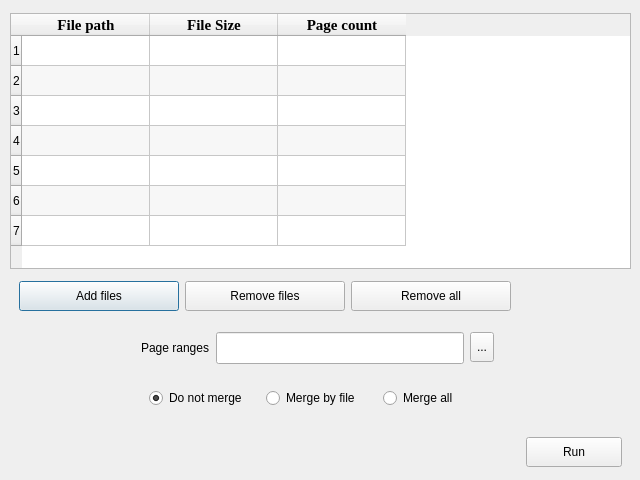
<?xml version="1.0" encoding="UTF-8"?>
<ui version="4.0">
 <class>extract</class>
 <widget class="QDialog" name="extract">
  <property name="geometry">
   <rect>
    <x>0</x>
    <y>0</y>
    <width>640</width>
    <height>480</height>
   </rect>
  </property>
  <property name="minimumSize">
   <size>
    <width>640</width>
    <height>480</height>
   </size>
  </property>
  <property name="maximumSize">
   <size>
    <width>640</width>
    <height>480</height>
   </size>
  </property>
  <property name="baseSize">
   <size>
    <width>640</width>
    <height>480</height>
   </size>
  </property>
  <property name="windowTitle">
   <string>Extract pages from one or more PDF files</string>
  </property>
  <property name="windowIcon">
   <iconset>
    <normaloff>:/media/extract.svg</normaloff>:/media/extract.svg</iconset>
  </property>
  <property name="styleSheet">
   <string notr="true"/>
  </property>
  <widget class="QWidget" name="layoutWidget">
   <property name="geometry">
    <rect>
     <x>0</x>
     <y>-10</y>
     <width>641</width>
     <height>491</height>
    </rect>
   </property>
   <layout class="QVBoxLayout" name="vbox24">
    <property name="spacing">
     <number>0</number>
    </property>
    <property name="leftMargin">
     <number>10</number>
    </property>
    <property name="topMargin">
     <number>20</number>
    </property>
    <property name="rightMargin">
     <number>10</number>
    </property>
    <property name="bottomMargin">
     <number>2</number>
    </property>
    <item>
     <widget class="QTableWidget" name="tbl24">
      <property name="minimumSize">
       <size>
        <width>360</width>
        <height>128</height>
       </size>
      </property>
      <property name="maximumSize">
       <size>
        <width>720</width>
        <height>256</height>
       </size>
      </property>
      <property name="showDropIndicator" stdset="0">
       <bool>false</bool>
      </property>
      <property name="dragEnabled">
       <bool>true</bool>
      </property>
      <property name="dragDropOverwriteMode">
       <bool>false</bool>
      </property>
      <property name="dragDropMode">
       <enum>QAbstractItemView::InternalMove</enum>
      </property>
      <property name="alternatingRowColors">
       <bool>true</bool>
      </property>
      <property name="rowCount">
       <number>7</number>
      </property>
      <property name="columnCount">
       <number>3</number>
      </property>
      <attribute name="horizontalHeaderVisible">
       <bool>true</bool>
      </attribute>
      <attribute name="horizontalHeaderCascadingSectionResizes">
       <bool>false</bool>
      </attribute>
      <attribute name="horizontalHeaderMinimumSectionSize">
       <number>64</number>
      </attribute>
      <attribute name="horizontalHeaderDefaultSectionSize">
       <number>128</number>
      </attribute>
      <row/>
      <row/>
      <row/>
      <row/>
      <row/>
      <row/>
      <row/>
      <column>
       <property name="text">
        <string>File path</string>
       </property>
       <property name="font">
        <font>
         <family>Liberation Serif</family>
         <pointsize>11</pointsize>
         <italic>false</italic>
         <bold>true</bold>
        </font>
       </property>
      </column>
      <column>
       <property name="text">
        <string>File Size</string>
       </property>
       <property name="font">
        <font>
         <family>Liberation Serif</family>
         <pointsize>11</pointsize>
         <italic>false</italic>
         <bold>true</bold>
        </font>
       </property>
      </column>
      <column>
       <property name="text">
        <string>Page count</string>
       </property>
       <property name="font">
        <font>
         <family>Liberation Serif</family>
         <pointsize>11</pointsize>
         <italic>false</italic>
         <bold>true</bold>
        </font>
       </property>
      </column>
     </widget>
    </item>
    <item>
     <widget class="QFrame" name="hbox25">
      <property name="minimumSize">
       <size>
        <width>0</width>
        <height>24</height>
       </size>
      </property>
      <property name="maximumSize">
       <size>
        <width>16777215</width>
        <height>48</height>
       </size>
      </property>
      <layout class="QHBoxLayout" name="horizontalLayout_6">
       <item>
        <widget class="QPushButton" name="btn25a">
         <property name="minimumSize">
          <size>
           <width>160</width>
           <height>24</height>
          </size>
         </property>
         <property name="maximumSize">
          <size>
           <width>256</width>
           <height>32</height>
          </size>
         </property>
         <property name="layoutDirection">
          <enum>Qt::LeftToRight</enum>
         </property>
         <property name="text">
          <string>Add files</string>
         </property>
         <property name="icon">
          <iconset resource="../media/media.qrc">
           <normaloff>:/document-add.svg</normaloff>:/document-add.svg</iconset>
         </property>
        </widget>
       </item>
       <item>
        <widget class="QPushButton" name="btn25b">
         <property name="minimumSize">
          <size>
           <width>160</width>
           <height>24</height>
          </size>
         </property>
         <property name="maximumSize">
          <size>
           <width>256</width>
           <height>32</height>
          </size>
         </property>
         <property name="text">
          <string>Remove files</string>
         </property>
         <property name="icon">
          <iconset resource="../media/media.qrc">
           <normaloff>:/document-subtract.svg</normaloff>:/document-subtract.svg</iconset>
         </property>
        </widget>
       </item>
       <item>
        <widget class="QPushButton" name="btn25c">
         <property name="minimumSize">
          <size>
           <width>160</width>
           <height>24</height>
          </size>
         </property>
         <property name="maximumSize">
          <size>
           <width>256</width>
           <height>32</height>
          </size>
         </property>
         <property name="text">
          <string>Remove all</string>
         </property>
         <property name="icon">
          <iconset resource="../media/media.qrc">
           <normaloff>:/clean.svg</normaloff>:/clean.svg</iconset>
         </property>
        </widget>
       </item>
       <item>
        <spacer name="hspc25">
         <property name="orientation">
          <enum>Qt::Horizontal</enum>
         </property>
         <property name="sizeType">
          <enum>QSizePolicy::Maximum</enum>
         </property>
         <property name="sizeHint" stdset="0">
          <size>
           <width>256</width>
           <height>20</height>
          </size>
         </property>
        </spacer>
       </item>
      </layout>
     </widget>
    </item>
    <item>
     <widget class="QFrame" name="qfrm26">
      <property name="minimumSize">
       <size>
        <width>0</width>
        <height>32</height>
       </size>
      </property>
      <property name="maximumSize">
       <size>
        <width>16777215</width>
        <height>48</height>
       </size>
      </property>
      <layout class="QHBoxLayout" name="horizontalLayout_2">
       <item>
        <spacer name="hspc26a">
         <property name="orientation">
          <enum>Qt::Horizontal</enum>
         </property>
         <property name="sizeType">
          <enum>QSizePolicy::Maximum</enum>
         </property>
         <property name="sizeHint" stdset="0">
          <size>
           <width>100</width>
           <height>20</height>
          </size>
         </property>
        </spacer>
       </item>
       <item>
        <widget class="QLabel" name="icon26">
         <property name="minimumSize">
          <size>
           <width>16</width>
           <height>16</height>
          </size>
         </property>
         <property name="maximumSize">
          <size>
           <width>24</width>
           <height>24</height>
          </size>
         </property>
         <property name="text">
          <string/>
         </property>
         <property name="pixmap">
          <pixmap resource="../media/media.qrc">:/page-scroll.svg</pixmap>
         </property>
         <property name="scaledContents">
          <bool>true</bool>
         </property>
        </widget>
       </item>
       <item>
        <widget class="QLabel" name="label26">
         <property name="minimumSize">
          <size>
           <width>64</width>
           <height>32</height>
          </size>
         </property>
         <property name="maximumSize">
          <size>
           <width>96</width>
           <height>48</height>
          </size>
         </property>
         <property name="text">
          <string>Page ranges</string>
         </property>
        </widget>
       </item>
       <item>
        <widget class="QLineEdit" name="lineEdit26">
         <property name="minimumSize">
          <size>
           <width>128</width>
           <height>32</height>
          </size>
         </property>
         <property name="maximumSize">
          <size>
           <width>320</width>
           <height>48</height>
          </size>
         </property>
        </widget>
       </item>
       <item>
        <widget class="QToolButton" name="tool26">
         <property name="minimumSize">
          <size>
           <width>16</width>
           <height>16</height>
          </size>
         </property>
         <property name="maximumSize">
          <size>
           <width>32</width>
           <height>32</height>
          </size>
         </property>
         <property name="baseSize">
          <size>
           <width>24</width>
           <height>24</height>
          </size>
         </property>
         <property name="text">
          <string>...</string>
         </property>
         <property name="icon">
          <iconset resource="../media/media.qrc">
           <normaloff>:/help.svg</normaloff>:/help.svg</iconset>
         </property>
         <property name="toolButtonStyle">
          <enum>Qt::ToolButtonIconOnly</enum>
         </property>
         <property name="autoRaise">
          <bool>false</bool>
         </property>
        </widget>
       </item>
       <item>
        <spacer name="hspc26b">
         <property name="orientation">
          <enum>Qt::Horizontal</enum>
         </property>
         <property name="sizeType">
          <enum>QSizePolicy::Minimum</enum>
         </property>
         <property name="sizeHint" stdset="0">
          <size>
           <width>128</width>
           <height>20</height>
          </size>
         </property>
        </spacer>
       </item>
      </layout>
     </widget>
    </item>
    <item>
     <widget class="QFrame" name="qfrm27">
      <property name="minimumSize">
       <size>
        <width>0</width>
        <height>32</height>
       </size>
      </property>
      <property name="maximumSize">
       <size>
        <width>16777215</width>
        <height>48</height>
       </size>
      </property>
      <layout class="QHBoxLayout" name="horizontalLayout_4">
       <item>
        <spacer name="hspc27a">
         <property name="orientation">
          <enum>Qt::Horizontal</enum>
         </property>
         <property name="sizeType">
          <enum>QSizePolicy::Maximum</enum>
         </property>
         <property name="sizeHint" stdset="0">
          <size>
           <width>100</width>
           <height>20</height>
          </size>
         </property>
        </spacer>
       </item>
       <item>
        <widget class="QLabel" name="icon27">
         <property name="minimumSize">
          <size>
           <width>16</width>
           <height>16</height>
          </size>
         </property>
         <property name="maximumSize">
          <size>
           <width>24</width>
           <height>24</height>
          </size>
         </property>
         <property name="text">
          <string/>
         </property>
         <property name="pixmap">
          <pixmap resource="../media/media.qrc">:/merge.svg</pixmap>
         </property>
         <property name="scaledContents">
          <bool>true</bool>
         </property>
        </widget>
       </item>
       <item>
        <widget class="QRadioButton" name="radio27a">
         <property name="text">
          <string>Do not merge</string>
         </property>
         <property name="checked">
          <bool>true</bool>
         </property>
        </widget>
       </item>
       <item>
        <widget class="QRadioButton" name="radio27b">
         <property name="text">
          <string>Merge by file</string>
         </property>
        </widget>
       </item>
       <item>
        <widget class="QRadioButton" name="radio27c">
         <property name="text">
          <string>Merge all</string>
         </property>
        </widget>
       </item>
       <item>
        <spacer name="hspc27b">
         <property name="orientation">
          <enum>Qt::Horizontal</enum>
         </property>
         <property name="sizeType">
          <enum>QSizePolicy::Minimum</enum>
         </property>
         <property name="sizeHint" stdset="0">
          <size>
           <width>128</width>
           <height>20</height>
          </size>
         </property>
        </spacer>
       </item>
      </layout>
     </widget>
    </item>
    <item>
     <widget class="QFrame" name="qfrm28">
      <property name="minimumSize">
       <size>
        <width>0</width>
        <height>24</height>
       </size>
      </property>
      <property name="maximumSize">
       <size>
        <width>16777215</width>
        <height>48</height>
       </size>
      </property>
      <property name="layoutDirection">
       <enum>Qt::LeftToRight</enum>
      </property>
      <layout class="QHBoxLayout" name="horizontalLayout">
       <property name="spacing">
        <number>6</number>
       </property>
       <property name="topMargin">
        <number>12</number>
       </property>
       <property name="bottomMargin">
        <number>6</number>
       </property>
       <item>
        <spacer name="hspc28">
         <property name="orientation">
          <enum>Qt::Horizontal</enum>
         </property>
         <property name="sizeHint" stdset="0">
          <size>
           <width>40</width>
           <height>20</height>
          </size>
         </property>
        </spacer>
       </item>
       <item>
        <widget class="QPushButton" name="btn28">
         <property name="minimumSize">
          <size>
           <width>96</width>
           <height>24</height>
          </size>
         </property>
         <property name="maximumSize">
          <size>
           <width>128</width>
           <height>32</height>
          </size>
         </property>
         <property name="text">
          <string>Run</string>
         </property>
         <property name="icon">
          <iconset resource="../media/media.qrc">
           <normaloff>:/extract.svg</normaloff>:/extract.svg</iconset>
         </property>
        </widget>
       </item>
      </layout>
     </widget>
    </item>
   </layout>
  </widget>
 </widget>
 <resources>
  <include location="../media/media.qrc"/>
 </resources>
 <connections/>
</ui>
